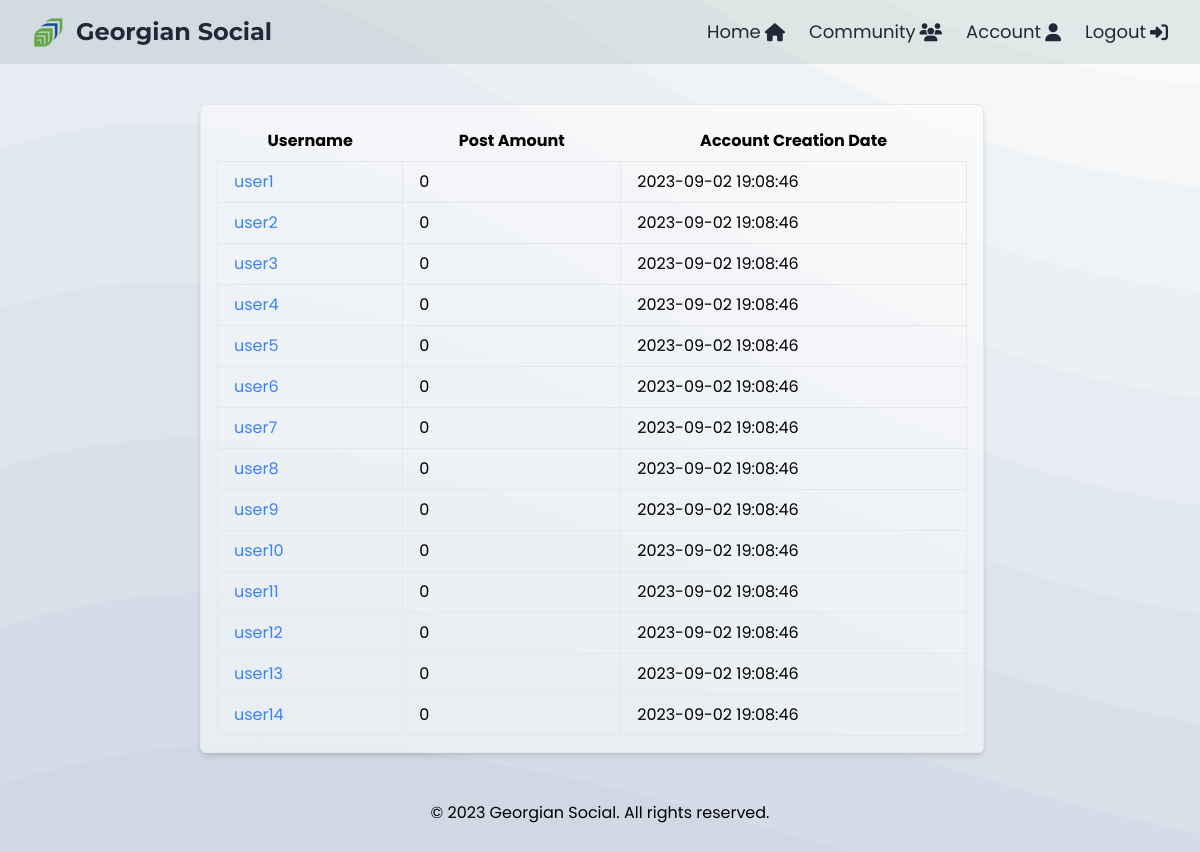
Screenshot of /community.php (signed in) with the database file from the repository.
### tables this page shows
CREATE TABLE Users (
    UserID INT AUTO_INCREMENT PRIMARY KEY,
    Username VARCHAR(50) NOT NULL UNIQUE,
    PasswordHash VARCHAR(256) NOT NULL, 
    Email VARCHAR(100) NOT NULL UNIQUE,
    PostAmount INT DEFAULT 0,
    AccountCreationDate TIMESTAMP DEFAULT CURRENT_TIMESTAMP,
    Image VARCHAR(255) DEFAULT  './storage/default.jpg'
);

### database.php (called while the page is built, shortened)
<?php
class Database
{
    private $connection;
    public function connect_db()
    {
        $this->connection = mysqli_connect('empty', 'empty', 'empty', 'empty');
    }
    public function executeStatement($sql, $data = [])
    {
        $statement = $this->connection->prepare($sql);
        $statement->execute();
        return $statement;
    }
}
$database = new Database();

### community.php (the view, shortened to what this page needs)
<?php
include("database.php");
$sql = "SELECT Username, PostAmount, AccountCreationDate FROM Users";
$statement = $database->executeStatement($sql);
$users = $statement->get_result();
?>
<!DOCTYPE html>
<html lang="en">
<head>
    <link rel="stylesheet" href="./css/style.css">
    <link href="https://cdn.jsdelivr.net/npm/tailwindcss@2.2.16/dist/tailwind.min.css" rel="stylesheet">
    <link rel="stylesheet" href="https://cdnjs.cloudflare.com/ajax/libs/font-awesome/6.4.0/css/all.min.css" />
</head>
<body class="bg2 flex flex-col min-h-screen">
    <?php
    include 'components/navigation2.php';
    ?>
    <main class="flex-grow flex w-11/12 md:w-2/3 mx-auto flex-col md:flex-row justify-center mt-10 mb-20 md:mb-0">
        <div class="w-full p-4 bg-white bg-opacity-50 border border-gray-200 shadow-md rounded-md md:mr-4">
            <table class="table-auto w-full">
                <thead>
                    <tr>
                        <th class="px-4 py-2">Username</th>
                        <th class="px-4 py-2">Post Amount</th>
                        <th class="px-4 py-2">Account Creation Date</th>
                    </tr>
                </thead>
                <tbody>
                    <?php while ($user = mysqli_fetch_assoc($users)) : ?>
                        <tr>
                            <td class="border px-4 py-2">
                                <a href="profile.php?username=<?php echo htmlspecialchars($user['Username']); ?>" class="text-blue-500 hover:underline">
                                    <?php echo htmlspecialchars($user['Username']); ?>
                                </a>
                            </td>
                            <td class="border px-4 py-2"><?php echo $user['PostAmount']; ?></td>
                            <td class="border px-4 py-2"><?php echo $user['AccountCreationDate']; ?></td>
                        </tr>
                    <?php endwhile; ?>
                </tbody>
            </table>
        </div>
    </main>
    <div class="hidden md:block">
        <?php
        include 'components/footer.php';
        ?>
    </div>
</body>
</html>

### components/navigation2.php
<nav class="bg-green-900 bg-opacity-10 py-4 px-4 md:px-8 flex justify-between items-center text-gray-800">
    <a href="index.php" class="flex items-center gap-3 mx-auto md:mx-0">
        <img class="w-8 h-8" width="128px" height="128px" src="./img/logo.png" alt="logo" />
        <span class="gsocial montserrat text-2xl font-bold">Georgian Social</span>
    </a>
    <div class="hidden md:flex space-x-6 text-lg">
        <a href="app.php" class="nav-item-green flex items-center gap-1 text-gray-800 hover:text-green-700">Home <i class="fa-solid fa-house"></i></a>
        <a href="community.php" class="nav-item-green flex items-center gap-1 text-gray-800 hover:text-green-700">Community <i class="fa-solid fa-users"></i></a>
        <a href="account.php" class="nav-item-green flex items-center gap-1 text-gray-800 hover:text-green-700">Account
            <i class="fa-solid fa-user"></i></a>
        <a href="logout.php" class="nav-item-red flex items-center gap-1 text-gray-800 hover:text-red-700">Logout <i class="fa-solid fa-right-to-bracket"></i></a>
    </div>
</nav>

### components/footer.php
<footer class="py-12">
    <div class="container mx-auto px-6 text-center">
        <p>&copy; 2023 Georgian Social. All rights reserved.</p>
    </div>
</footer>

### css/style.css (style rules this page uses)
* { font-family: 'Poppins', sans-serif; }
h1, h2, h3, h4, h5, h6, .montserrat { font-family: 'Montserrat', sans-serif; }
.bg2 { background-image: url('../img/bg2.svg'); background-size: cover; background-repeat: no-repeat; }
.nav-item-green { position: relative; transition: all .3s ease; }
.nav-item-green::after { content: ''; position: absolute; width: 0; height: 1px; background: #38a169; bottom: 0; left: 0; transition: width .3s ease; }
.nav-item-red { position: relative; transition: all .3s ease; }
.nav-item-red::after { content: ''; position: absolute; width: 0; height: 1px; background: #b91c1c; bottom: 0; left: 0; transition: width .3s ease; }
.gsocial { background-clip: text; -webkit-background-clip: text; transition: background 3s; }

### rows the page displays
users: Username "user1", PostAmount "0", AccountCreationDate "2023-09-02 19:08:46"
users: Username "user2", PostAmount "0", AccountCreationDate "2023-09-02 19:08:46"
users: Username "user3", PostAmount "0", AccountCreationDate "2023-09-02 19:08:46"
users: Username "user4", PostAmount "0", AccountCreationDate "2023-09-02 19:08:46"
users: Username "user5", PostAmount "0", AccountCreationDate "2023-09-02 19:08:46"
users: Username "user6", PostAmount "0", AccountCreationDate "2023-09-02 19:08:46"
users: Username "user7", PostAmount "0", AccountCreationDate "2023-09-02 19:08:46"
users: Username "user8", PostAmount "0", AccountCreationDate "2023-09-02 19:08:46"
users: Username "user9", PostAmount "0", AccountCreationDate "2023-09-02 19:08:46"
users: Username "user10", PostAmount "0", AccountCreationDate "2023-09-02 19:08:46"
users: Username "user11", PostAmount "0", AccountCreationDate "2023-09-02 19:08:46"
users: Username "user12", PostAmount "0", AccountCreationDate "2023-09-02 19:08:46"
users: Username "user13", PostAmount "0", AccountCreationDate "2023-09-02 19:08:46"
users: Username "user14", PostAmount "0", AccountCreationDate "2023-09-02 19:08:46"
